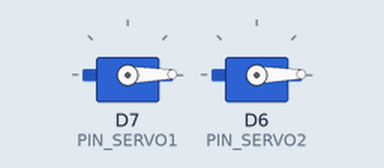
The sketch below on a simulated ESP8266 (NodeMCU). On the bench: 2 × servo. What the sketch prints to the serial monitor is not drawn.

Above: at 0.05 s.
At 1.6 s:
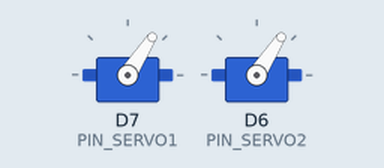
At 3.1 s:
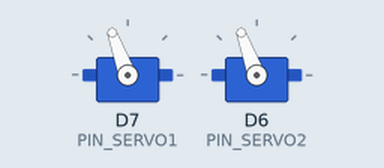
At 6.6 s:
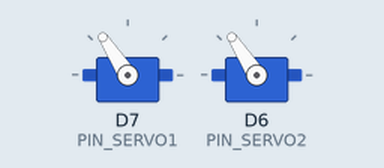
Timing chart, 0 to 13.0 s (numbered marks = the images above):
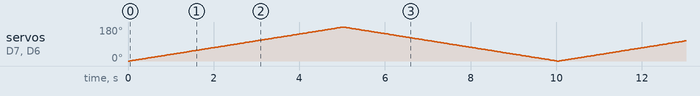

The sketch:

servo_interpolate_test.ino
```cpp
#include <Servo.h>

#define PIN_SERVO1 D7
#define PIN_SERVO2 D6
#define SERVO_COUNT 2

Servo servo1;
Servo servo2;

float servoPosition[SERVO_COUNT][3];

uint8_t transitionTarget; // to which index are we heading?
uint8_t transitionStart;  // from which index did we start?
uint32_t transitionTime;
uint32_t time_start;     // Start time of commanded transition
uint32_t time_end; // End time of commanded transition
uint32_t time_current;   // Recalculated in transition loop

String transitionType;

void setup() {
    Serial.begin(115200);

    servoPosition[0][0] = 90.0; // Servo1 current
    servoPosition[0][1] = 0.0; // Servo1 state A
    servoPosition[0][2] = 180.0; // Servo1 state B
    servoPosition[1][0] = 90.0; // Servo2 current
    servoPosition[1][1] = 0.0; // Servo2 state A
    servoPosition[1][2] = 180.0; // Servo2 state B

    transitionTarget = 2; // to which index are we heading?
    transitionStart = 1;  // from which index did we start?
    transitionTime = 5000;
    time_start = millis();     // Start time of commanded transition
    time_end = time_start + transitionTime; // End time of commanded transition
    time_current = millis();   // Recalculated in transition loop

    Serial.println("Initial servo states:");
    diagnostics();
    Serial.println("----END SETUP----");
    // This checks OK.

    transitionType = "RETURN";

    servo1.attach(PIN_SERVO1);
    servo1.write(servoPosition[0][0]);
    servo2.attach(PIN_SERVO2);
    servo2.write(servoPosition[1][0]);
}

void loop() {
    time_current = millis();

    if (time_current < time_end) {
        Serial.println("In transition");
        updateServos();
        diagnostics();
        // delay(500);
    } else {
        Serial.println("<<< TRANSITION COMPLETE");
        Serial.print("From start: ");
        Serial.print(transitionStart);
        Serial.print(" to target: ");
        Serial.println(transitionTarget);

        // Ensure we get there
        // write the transitionTarget values to current
        copyData(transitionTarget, 0);
        servo1.write(servoPosition[0][0]);
        servo2.write(servoPosition[1][0]);

        if (transitionType == "ONCE") {
            // Set [transitionStart] data to that at [transitionTarget]
            Serial.println("*** ONCE ONLY");
            copyData(transitionStart, transitionTarget);
            transitionStart = 2;
            transitionTarget = 2;
            // We can just leave it here, until we're needed again.
        } else if (transitionType == "LOOP") {
            // We're reverting to state A and heading for B again.
            Serial.println("*** LOOPING");
            copyData(transitionStart, 0);
            transitionStart = 1;
            transitionTarget = 2;
            time_end = time_current + transitionTime;
        } else if (transitionType == "RETURN") {
            // if we were going A to B, now set B to A
            // else set A to B
            Serial.println("*** RETURNING");
            if (transitionTarget == 2) {
                // Make the current state the target state
                copyData(2, 0);
                // Now reset the transition target
                transitionTarget = 1;
                transitionStart = 2;
                Serial.print("Heading to state A: ");
                Serial.println(transitionTarget);
            } else if (transitionTarget == 1) {
                // Make the current state the target state
                copyData(1, 0);
                // Now reset the transition target
                transitionTarget = 2;
                transitionStart = 1;
                Serial.print("Heading to state B: ");
                Serial.println(transitionTarget);
            }
            // Update the times
            time_start = time_current;
            time_end = time_current + transitionTime;
        }
    }
}

void updateServos() {
    for (int i = 0; i < SERVO_COUNT; i++) {
        Serial.print("Servo: ");
        Serial.print(i);
        Serial.print(" from: ");
        Serial.print(servoPosition[i][transitionStart]);
        Serial.print(" to: ");
        Serial.print(servoPosition[i][transitionTarget]);
        Serial.print(" with transition target: ");
        Serial.println(transitionTarget);

        // servoPosition[i][0] = servoPosition[i][transitionStart] + (
        //                       (
        //                           (servoPosition[i][transitionTarget] - servoPosition[i][transitionStart]) /
        //                           (time_end - time_start)
        //                       ) * (time_current - time_start) );

        // Serial.println(servoPosition[i][transitionTarget] - servoPosition[i][transitionStart]); // Range
        // Serial.println(time_end - time_start); // Duration

        servoPosition[i][0] = (float) interpolate((int)servoPosition[i][transitionStart],
                                  (int)servoPosition[i][transitionTarget],
                                  time_start,
                                  time_end,
                                  time_current);
    }
    servo1.write(servoPosition[0][0]);
    servo2.write(servoPosition[1][0]);
}

void diagnostics() {
    Serial.print("Time Start: ");
    Serial.print(time_start);
    Serial.print(" Time End: ");
    Serial.print(time_end);
    Serial.print(" Time Current: ");
    Serial.println(time_current);
    // Serial.print("LEDs: ");
    // for (int i = 0; i < 3 ; i++) {
    //     Serial.print(ledsHSV[0][i].hue);
    //     Serial.print(" ");
    // }
    // Serial.println();
    Serial.println("Servos: ");
    for (int i = 0; i < SERVO_COUNT; i++) {
        Serial.print("  ");
        Serial.print(i);
        Serial.print(": ");
        for (int j = 0; j < 3; j++) {
            Serial.print(servoPosition[i][j]);
            Serial.print(" ");
        }
        Serial.println();
    }
    Serial.println("----");
}

int interpolate(int start_value, int target_value, int start_time, int end_time, int current_time) {
    float v_start = (float) start_value;
    float v_target = (float) target_value;
    float t_start = (float) start_time;
    float t_end = (float) end_time;
    float t_current = (float) current_time;
    float calculated_value_float;
    int calculated_value_int;

    // Serial.print(v_start);
    // Serial.print(" ");
    // Serial.println(v_target);

    calculated_value_float = v_start + (( (v_target - v_start) / (t_end - t_start) ) * (t_current - t_start) );

    // if ( v_target < v_start ) {
    //     calculated_value_float = v_start - ( ( (v_start - v_target) / (float)(end_time - start_time) ) * (float)(current_time - start_time) );
    // } else {
    //     calculated_value_float = v_start + ( ( (v_target - v_start) / (float)(end_time - start_time) ) * (float)(current_time - start_time) );
    // }

    calculated_value_int = (int) calculated_value_float;
    return calculated_value_int;
}

void copyData(int source, int destination) {
    // Copy data from source index to target index

    // Now the Servos
    for (int i = 0; i < SERVO_COUNT; i++) {
        servoPosition[i][destination] = servoPosition[i][source];
    }
}
```
